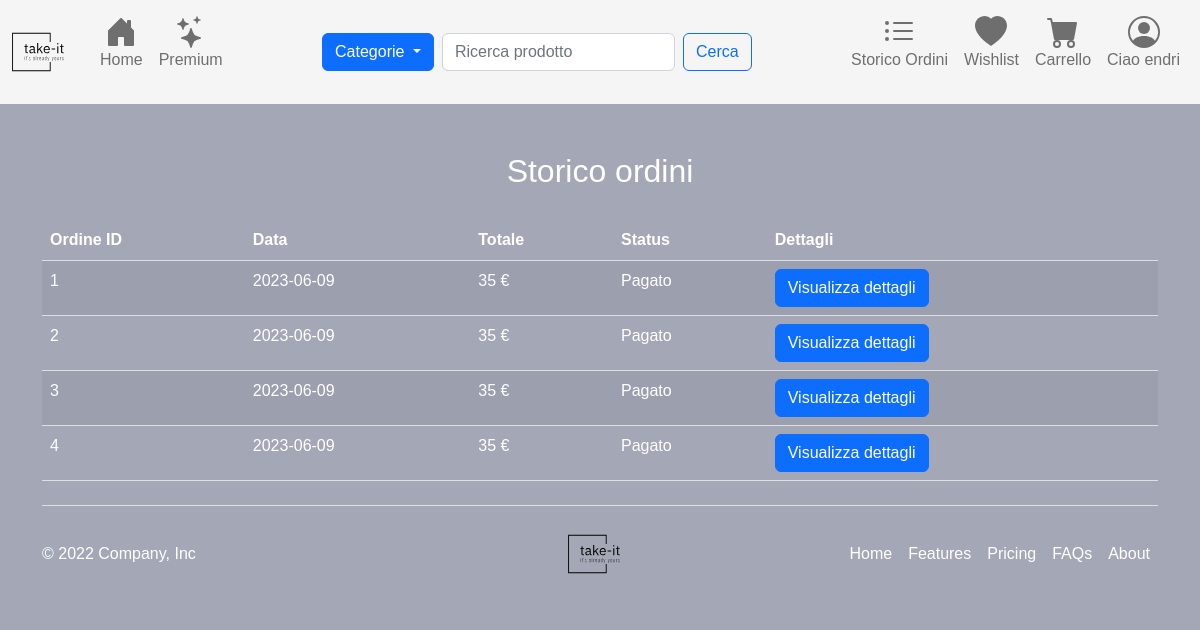
Page /orderHistory.php (signed in) on the committed database.
### tables this page shows
CREATE TABLE IF NOT EXISTS `Utente` (
  `Id` int(11) NOT NULL AUTO_INCREMENT,
  `Nome` varchar(50) NOT NULL,
  `Cognome` varchar(50) NOT NULL,
  `Email` varchar(50) NOT NULL,
  `Password` varchar(32) NOT NULL,
  `Claim_id` int(11) NOT NULL,
  `Indirizzo_id` int(11) NOT NULL,
  `Status` int(11) NOT NULL,
  `Timestamp` timestamp NOT NULL DEFAULT current_timestamp(),
  PRIMARY KEY (`Id`),
  KEY `Claim_id` (`Claim_id`),
  KEY `Indirizzo_id` (`Indirizzo_id`)
);

CREATE TABLE IF NOT EXISTS `Ordine` (
  `Id` int(11) NOT NULL AUTO_INCREMENT,
  `Data_ordine` date NOT NULL,
  `Tot_ordine` decimal(10,0) NOT NULL,
  `Status` int(11) NOT NULL,
  `Metodo_di_spedizione` int(11) NOT NULL,
  `Forma_di_pag_id` int(11) NOT NULL,
  `Timestamp` timestamp NOT NULL DEFAULT current_timestamp(),
  PRIMARY KEY (`Id`),
  KEY `Forma_di_pag_id` (`Forma_di_pag_id`)
);

### orderHistory.php (called while the page is built, shortened)
<?php
require './templates/views/user/orderHistory.php';
require_once("./templates/base.php");

### src/classes/Dbh.php (called while the page is built, shortened)
<?php
include("./src/utility/UtilsFunctions.php");
include("./src/classes/Session.php");
class Dbh
{
    protected mysqli $connection;
    public function __construct($dbhost = 'localhost', $dbuser = 'root', $dbpass = '', $dbname = 'e-commerce', $charset = 'utf8')
    {
        try {
            $this->connection = new mysqli($dbhost, $dbuser, $dbpass, $dbname);
            $this->connection->set_charset($charset);
        } catch (Exception $e) {
            echo "[Dbh:26] Sono qui";
            echo "Connection failed: " . mysqli_connect_error();
        }
    }
    public function execute($sql, ...$params): array|int|string
    {
        $types = "";
        if ($stmt = $this->connection->prepare($sql)) {
            if (!$stmt->execute()) {
                return "Execute failed: (" . $stmt->errno . ") " . $stmt->error;
            }
            if ($stmt->errno == 0) {
                $result = $stmt->get_result();
                return $result->fetch_all(MYSQLI_ASSOC);
            } else {
                return "Errore" . $stmt->errno;
            }
        } else {
            return 'Unable to prepare MySQL statement (check your syntax) - ' . $this->connection->error;
        }
    }
    public function getRecord(string $tableName, string $where): mixed
    {
        $response = $this->execute("SELECT * FROM `$tableName` WHERE $where");
        return !empty($response) && $response[0] !== null
            ? $response[0]
            : null;
    }
}

### src/classes/Session.php (called while the page is built, shortened)
<?php
class Session extends Dbh
{
    private readonly int $id;
    public function __construct($id)
    {
        $this->id = $id;
        $this->init();
    }
    private function init(): void
    {
        if ($this->checkSessionId($this->id)) {
            $claimType = $this->getClaimTypeFromId($this->id);
        }
    }
    public function checkSessionId($id): bool
    {
        if (isset($id)) {
            $response = parent::execute("SELECT * FROM `Utente` WHERE `Id` = '$id' ");
            if (is_int($response[0]["Id"])) {
                $this->setSessionUser($response[0]);
                $user = $this->getCurrentUser();
                return $user[ID] > 0 && $user["Id"] == $id;
            }
        }
        return false;
    }
    public function setSessionUser($params): void
    {
        $_SESSION[CARRELLO_ID] = $this->getUserCartIdFromDb() !== null && $this->getUserCartIdFromDb() !== CARRELLO_UNSET
            ? $this->getUserCartIdFromDb()
            : $this->bindCartWithUser();
        $_SESSION[RACCOLTA_ID] = $this->getUserCollectionIdFromDb() !== null && $this->getUserCartIdFromDb() !== RACCOLTA_UNSET
            ? $this->getUserCollectionIdFromDb()
            : $this->generateCollectionRecord();
    }
    public function getCurrentUser(): array|int
    {
        return [
            ID => $_SESSION[ID],
            NOME => $_SESSION[NOME],
            COGNOME => $_SESSION[COGNOME],
            EMAIL => $_SESSION[EMAIL],
            PASSWORD => $_SESSION[PASSWORD],
            STATUS => $_SESSION[STATUS],
            CLAIM_ID => $_SESSION[CLAIM_ID],
            INDIRIZZO_ID => $_SESSION[INDIRIZZO_ID],
            CARRELLO_ID => $_SESSION[CARRELLO_ID],
            RACCOLTA_ID => $_SESSION[RACCOLTA_ID]
        ];
    }
    public function getUserCollectionIdFromDb() {
        $where = "Utente_id = " . $this->getCurrentUser()[ID];
        $res = parent::getRecord(RACCOLTA, $where);
        if ($res !== null) {
            return UtilsFunctions::checkResponse($res[ID])
                ? $res[ID]
                : RACCOLTA_UNSET;
        }
        return null;
    }
    public function getUserCartIdFromDb()
    {
        $where = UTENTE_ID." = ".$this->getCurrentUser()[ID];
        $res = parent::getRecord(CARRELLO, $where);
        if ($res !== null) {
            return UtilsFunctions::checkResponse($res[ID])
                ? $res[ID]
                : CARRELLO_UNSET;
        }
        return null;
    }
    public function getClaimTypeFromId($id): ?string
    {
        $res = parent::execute("SELECT * FROM Claim WHERE Id = '$id' ");
        return $res ? $res[0][DESCRIZIONE] : "";
    }
    public function getDescriptionOrderStatus($orderStatus): string
    {
        switch ($orderStatus) {
            case ORDER_STATUS_PAID:
                return "Pagato";
        }
    }
    public function loadOrders() {
        $paymentData = parent::getRecord(FORMA_DI_PAGAMENTO, "Utente_id = " . $this->getCurrentUser()[ID]);
        if ($paymentData !== null) {
            $where = "Forma_di_pag_id = " . $paymentData[ID];
            $query = "SELECT * FROM Ordine WHERE $where";
            return parent::execute($query);
        }
    }
}

### src/utility/UtilsFunctions.php (called while the page is built, shortened)
<?php
class UtilsFunctions
{
    public static function checkResponse($response): bool
    {
        return is_int($response) && $response > 0;
    }
}

### templates/views/user/orderHistory.php (the view, shortened to what this page needs)
<div class="container  rounded mt-5">
    <h2 class="text-center" style="color: white;">Storico ordini</h2>
    <table class="table table-striped">
        <thead>
        <tr>
            <th style="color: white;">Ordine ID</th>
            <th style="color: white;">Data</th>
            <th style="color: white;">Totale</th>
            <th style="color: white;">Status</th>
            <th style="color: white;">Dettagli</th>
        </tr>
        </thead>
        <tbody>
        <?php
        if (isset($_SESSION[ID])) {
            $session = new Session($_SESSION[ID]);
            $orders = $session->loadOrders();
            if (!empty($orders)) {
                $index = 1;
                foreach ($orders as $order) {
                    $orderId = $order[ID];
                    echo '<tr>
                                <td style="color: white;">' . $index++ . '</td>
                                <td style="color: white;">' . $order[DATA_ORDINE] . '</td>
                                <td style="color: white;">' . $order[TOTALE_ORDINE] . ' ' . EURO . '</td>
                                <td style="color: white;">' . $session->getDescriptionOrderStatus($order[STATUS]) . '</td>
                                <td>
                                    <button type="button" class="btn btn-primary" data-bs-toggle="modal" data-bs-target="#exampleModal' . $orderId . '">
                                      Visualizza dettagli
                                    </button>';
                    echo '</td>';
                    echo '</tr>';
                }
            }
        } else {
            header("Location: login.php");
        }
        ?>
        </tbody>
    </table>
</div>

### templates/views/utils/navbar.php (shortened to what this page needs)
<nav class="navbar navbar-expand-lg bg-light bd-navbar sticky-top" id="navbar-main">
    <div class="container-fluid">
        <a class="navbar-brand" href="<?php echo ROOT; ?>">
            <img src="<?php echo IMG; ?>/logo.svg" width="64" height="64" alt="Logo">
        </a>
        <div class="collapse navbar-collapse" id="navbarSupportedContent">
            <ul class="navbar-nav me-auto mb-2 mb-lg-0 flex-row justify-content-between">
                <li class="nav-item">
                    <a class="nav-link" aria-current="page" href="<?php echo ROOT; ?>">
                        <div class="nav-caption-item">
                            <p>Home</p>
                        </div>
                    </a>
                </li>
                <li class="nav-item">
                    <a class="nav-link" aria-current="page" href="./premium.php">
                        <div class="nav-caption-item">
                            <p>Premium</p>
                        </div>
                    </a>
                </li>
            </ul>
            <div class="dropdown">
                <button class="btn btn-primary dropdown-toggle" type="button" id="categoryDropdown" data-bs-toggle="dropdown" aria-expanded="false">
                    Categorie
                </button>
            </div>
            <form class="d-flex" role="search" method="post">
                <input class="form-control me-2" type="search" placeholder="Ricerca prodotto" aria-label="Search" name="search">
                <button class="btn btn-outline-primary" type="submit" name="btn-search">Cerca</button>
            </form>
            <ul class="navbar-nav flex-row flex-wrap ms-md-auto justify-content-between" id="btn-toogle-navbar">
                <?php
                if (isset($_SESSION[ID])) {
                $session = new Session($_SESSION[ID]);
                        $claimType = $session->getClaimTypeFromId($session->getCurrentUser()[CLAIM_ID]);
                switch ($claimType) {
                    case CLAIM_USER_DESC:
                    case CLAIM_USER_PRO_DESC:
                        echo
                        '<li class="nav-item">
                            <a class="nav-link" aria-current="page" href="./orderHistory.php">
                                <svg xmlns="http://www.w3.org/2000/svg" width="32" height="32" fill="currentColor" class="bi bi-list-ul nav-icon-item" viewBox="0 0 16 16">
                                    <path fill-rule="evenodd" d="M5 11.5a.5.5 0 0 1 .5-.5h9a.5.5 0 0 1 0 1h-9a.5.5 0 0 1-.5-.5zm0-4a.5.5 0 0 1 .5-.5h9a.5.5 0 0 1 0 1h-9a.5.5 0 0 1-.5-.5zm0-4a.5.5 0 0 1 .5-.5h9a.5.5 0 0 1 0 1h-9a.5.5 0 0 1-.5-.5zm-3 1a1 1 0 1 0 0-2 1 1 0 0 0 0 2zm0 4a1 1 0 1 0 0-2 1 1 0 0 0 0 2zm0 4a1 1 0 1 0 0-2 1 1 0 0 0 0 2z"/>
                                </svg>
                                <div class="nav-caption-item">
                                    <p>Storico Ordini</p>
                                </div>
                            </a>
                         </li>';
                        echo
                        '<li class="nav-item">
                            <a class="nav-link" type="button" data-bs-toggle="offcanvas" data-bs-target="#offcanvasLeft" aria-controls="offcanvasLeft">
                                <svg xmlns="http://www.w3.org/2000/svg" width="32" height="32" fill="currentColor" class="bi bi-heart-fill nav-icon-item" viewBox="0 0 16 16">
                                    <path fill-rule="evenodd" d="M8 1.314C12.438-3.248 23.534 4.735 8 15-7.534 4.736 3.562-3.248 8 1.314z"/>
                                </svg>
                                <div class="nav-caption-item">
                                    <p>Wishlist</p>
                                </div>
                            </a>
                        </li>';
                        echo
                        '<li class="nav-item">
                            <a class="nav-link" type="button" data-bs-toggle="offcanvas" data-bs-target="#offcanvasRight" aria-controls="offcanvasRight">
                                <svg xmlns="http://www.w3.org/2000/svg" width="32" height="32" fill="currentColor" class="bi bi-cart-fill nav-icon-item" viewBox="0 0 16 16">
                                    <path d="M0 1.5A.5.5 0 0 1 .5 1H2a.5.5 0 0 1 .485.379L2.89 3H14.5a.5.5 0 0 1 .491.592l-1.5 8A.5.5 0 0 1 13 12H4a.5.5 0 0 1-.491-.408L2.01 3.607 1.61 2H.5a.5.5 0 0 1-.5-.5zM5 12a2 2 0 1 0 0 4 2 2 0 0 0 0-4zm7 0a2 2 0 1 0 0 4 2 2 0 0 0 0-4zm-7 1a1 1 0 1 1 0 2 1 1 0 0 1 0-2zm7 0a1 1 0 1 1 0 2 1 1 0 0 1 0-2z" />
                                </svg>
                                <div class="nav-caption-item">
                                    <p>Carrello</p>
                                </div>
                            </a>
                        </li>
                        ';
                        break;
                }
                }
                ?>
                <li class="nav-item dropdown">
                    <a class="nav-link" href="#" role="button" data-bs-toggle="dropdown" aria-expanded="false">
                        <div class="nav-caption-item">
                            <?php
                                if(isset($_SESSION["Id"])) {
                                    try {
                                        $session = new Session($_SESSION["Id"]);
                                        $user = $session->getCurrentUser();
                                        if ($user[ID] !== ID_UNSET) {
                                            echo 'Ciao ' . $user[NOME];
                                        } else {
                                            echo '<p>Utente</p>';
                                        }
                                    } catch (Exception $e) {
                                        echo $e->getMessage();
                                    }
                                } else {
                                    echo '<p>Utente</p>';
                                }
                            ?>
                        </div>
                    </a>
                </li>
            </ul>
        </div>
    </div>
</nav>

### rows in the picture
utente: Nome "endri"
ordine: Data_ordine "2023-06-09", Tot_ordine "35", Status "Pagato"
ordine: Data_ordine "2023-06-09", Tot_ordine "35", Status "Pagato"
ordine: Data_ordine "2023-06-09", Tot_ordine "35", Status "Pagato"
ordine: Data_ordine "2023-06-09", Tot_ordine "35", Status "Pagato"
